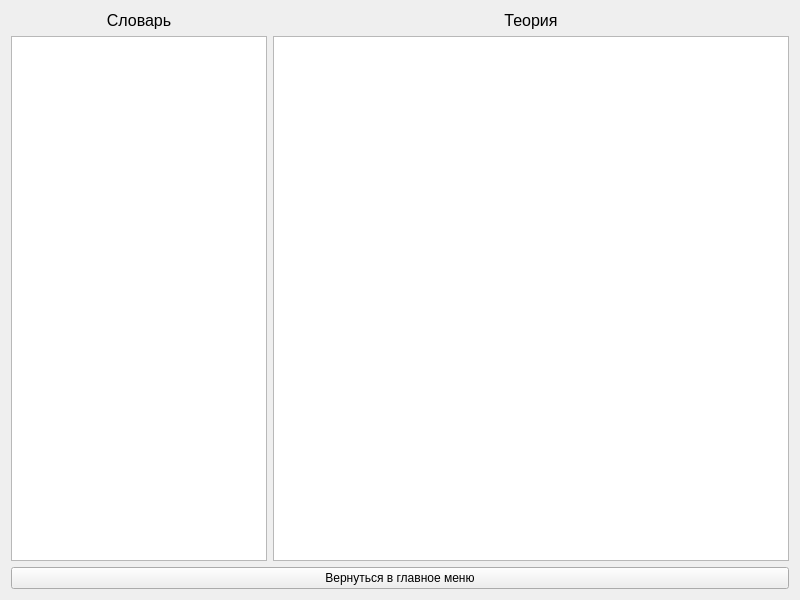
<?xml version="1.0" encoding="UTF-8"?>
<ui version="4.0">
 <class>theory</class>
 <widget class="QWidget" name="theory">
  <property name="geometry">
   <rect>
    <x>0</x>
    <y>0</y>
    <width>800</width>
    <height>600</height>
   </rect>
  </property>
  <property name="minimumSize">
   <size>
    <width>800</width>
    <height>600</height>
   </size>
  </property>
  <property name="baseSize">
   <size>
    <width>800</width>
    <height>600</height>
   </size>
  </property>
  <property name="windowTitle">
   <string>Form</string>
  </property>
  <layout class="QGridLayout" name="gridLayout">
   <property name="sizeConstraint">
    <enum>QLayout::SetMinAndMaxSize</enum>
   </property>
   <item row="0" column="2">
    <widget class="QLabel" name="label_2">
     <property name="text">
      <string>&lt;html&gt;&lt;head/&gt;&lt;body&gt;&lt;p align=&quot;center&quot;&gt;&lt;span style=&quot; font-size:12pt;&quot;&gt;Теория&lt;/span&gt;&lt;/p&gt;&lt;/body&gt;&lt;/html&gt;</string>
     </property>
    </widget>
   </item>
   <item row="2" column="0" colspan="3">
    <widget class="QPushButton" name="pushButton">
     <property name="text">
      <string>Вернуться в главное меню</string>
     </property>
    </widget>
   </item>
   <item row="1" column="2">
    <widget class="QTextBrowser" name="textBrowser">
     <property name="font">
      <font>
       <family>Times New Roman</family>
       <pointsize>12</pointsize>
      </font>
     </property>
     <property name="horizontalScrollBarPolicy">
      <enum>Qt::ScrollBarAsNeeded</enum>
     </property>
     <property name="sizeAdjustPolicy">
      <enum>QAbstractScrollArea::AdjustToContents</enum>
     </property>
     <property name="autoFormatting">
      <set>QTextEdit::AutoAll</set>
     </property>
     <property name="tabChangesFocus">
      <bool>false</bool>
     </property>
     <property name="undoRedoEnabled">
      <bool>false</bool>
     </property>
     <property name="lineWrapMode">
      <enum>QTextEdit::WidgetWidth</enum>
     </property>
     <property name="html">
      <string>&lt;!DOCTYPE HTML PUBLIC &quot;-//W3C//DTD HTML 4.0//EN&quot; &quot;http://www.w3.org/TR/REC-html40/strict.dtd&quot;&gt;
&lt;html&gt;&lt;head&gt;&lt;meta name=&quot;qrichtext&quot; content=&quot;1&quot; /&gt;&lt;style type=&quot;text/css&quot;&gt;
p, li { white-space: pre-wrap; }
&lt;/style&gt;&lt;/head&gt;&lt;body style=&quot; font-family:'Times New Roman'; font-size:12pt; font-weight:400; font-style:normal;&quot;&gt;
&lt;p style=&quot;-qt-paragraph-type:empty; margin-top:0px; margin-bottom:0px; margin-left:0px; margin-right:0px; -qt-block-indent:0; text-indent:0px;&quot;&gt;&lt;br /&gt;&lt;/p&gt;&lt;/body&gt;&lt;/html&gt;</string>
     </property>
     <property name="overwriteMode">
      <bool>false</bool>
     </property>
     <property name="acceptRichText">
      <bool>false</bool>
     </property>
    </widget>
   </item>
   <item row="1" column="0" colspan="2" alignment="Qt::AlignLeft">
    <widget class="QTextBrowser" name="dictionary">
     <property name="sizeAdjustPolicy">
      <enum>QAbstractScrollArea::AdjustIgnored</enum>
     </property>
    </widget>
   </item>
   <item row="0" column="0" colspan="2">
    <widget class="QLabel" name="label">
     <property name="text">
      <string>&lt;html&gt;&lt;head/&gt;&lt;body&gt;&lt;p align=&quot;center&quot;&gt;&lt;span style=&quot; font-size:12pt;&quot;&gt;Словарь&lt;/span&gt;&lt;/p&gt;&lt;/body&gt;&lt;/html&gt;</string>
     </property>
     <property name="alignment">
      <set>Qt::AlignCenter</set>
     </property>
     <property name="wordWrap">
      <bool>false</bool>
     </property>
     <property name="margin">
      <number>0</number>
     </property>
    </widget>
   </item>
  </layout>
 </widget>
 <resources/>
 <connections/>
 <slots>
  <signal>return_to_menu()</signal>
 </slots>
</ui>
